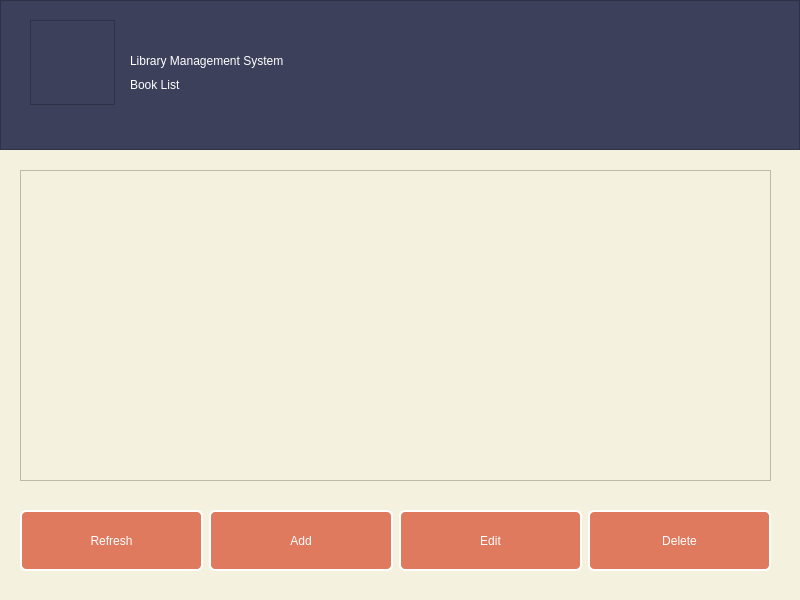
<?xml version="1.0" encoding="UTF-8"?>
<ui version="4.0">
 <class>BookList_Admin</class>
 <widget class="QWidget" name="BookList_Admin">
  <property name="geometry">
   <rect>
    <x>0</x>
    <y>0</y>
    <width>800</width>
    <height>600</height>
   </rect>
  </property>
  <property name="windowTitle">
   <string>Form</string>
  </property>
  <property name="styleSheet">
   <string notr="true">QWidget
{
	background-color: rgb(244, 241, 222);
	color: rgb(61, 64, 91);
}
QPushButton
{
	font: 10pt &quot;IRANYekan&quot;;
	background-color: rgb(224, 122, 95);
	color: rgb(255, 255, 255);
    border: 2px solid rgb(255, 255, 255);
    border-radius: 6px;
}
QPushButton:hover
{
	background-color: rgb(242, 204, 143);
}</string>
  </property>
  <widget class="QFrame" name="frame_top">
   <property name="geometry">
    <rect>
     <x>0</x>
     <y>0</y>
     <width>800</width>
     <height>150</height>
    </rect>
   </property>
   <property name="styleSheet">
    <string notr="true">background-color: rgb(61, 64, 91);
color: rgb(255, 255, 255);</string>
   </property>
   <property name="frameShape">
    <enum>QFrame::StyledPanel</enum>
   </property>
   <property name="frameShadow">
    <enum>QFrame::Raised</enum>
   </property>
   <widget class="QFrame" name="frame">
    <property name="geometry">
     <rect>
      <x>30</x>
      <y>20</y>
      <width>85</width>
      <height>85</height>
     </rect>
    </property>
    <property name="styleSheet">
     <string notr="true">image: url(:/icons/icons/bookshelves.png);</string>
    </property>
    <property name="frameShape">
     <enum>QFrame::StyledPanel</enum>
    </property>
    <property name="frameShadow">
     <enum>QFrame::Raised</enum>
    </property>
   </widget>
   <widget class="QLabel" name="label_title">
    <property name="geometry">
     <rect>
      <x>130</x>
      <y>45</y>
      <width>451</width>
      <height>31</height>
     </rect>
    </property>
    <property name="styleSheet">
     <string notr="true">font: 75 14pt &quot;IRANYekan&quot;;</string>
    </property>
    <property name="text">
     <string>Library Management System</string>
    </property>
   </widget>
   <widget class="QLabel" name="label">
    <property name="geometry">
     <rect>
      <x>130</x>
      <y>75</y>
      <width>320</width>
      <height>20</height>
     </rect>
    </property>
    <property name="styleSheet">
     <string notr="true">font: 25 10pt &quot;IRANYekan Light&quot;;</string>
    </property>
    <property name="text">
     <string>Book List</string>
    </property>
   </widget>
  </widget>
  <widget class="QTableWidget" name="tableWidget">
   <property name="geometry">
    <rect>
     <x>20</x>
     <y>170</y>
     <width>751</width>
     <height>311</height>
    </rect>
   </property>
  </widget>
  <widget class="QWidget" name="horizontalLayoutWidget">
   <property name="geometry">
    <rect>
     <x>20</x>
     <y>510</y>
     <width>751</width>
     <height>61</height>
    </rect>
   </property>
   <layout class="QHBoxLayout" name="horizontalLayout">
    <item>
     <widget class="QPushButton" name="pushButton_4">
      <property name="sizePolicy">
       <sizepolicy hsizetype="Expanding" vsizetype="Expanding">
        <horstretch>0</horstretch>
        <verstretch>0</verstretch>
       </sizepolicy>
      </property>
      <property name="text">
       <string>Refresh</string>
      </property>
     </widget>
    </item>
    <item>
     <widget class="QPushButton" name="pushButton">
      <property name="sizePolicy">
       <sizepolicy hsizetype="Expanding" vsizetype="Expanding">
        <horstretch>0</horstretch>
        <verstretch>0</verstretch>
       </sizepolicy>
      </property>
      <property name="text">
       <string>Add</string>
      </property>
     </widget>
    </item>
    <item>
     <widget class="QPushButton" name="pushButton_2">
      <property name="sizePolicy">
       <sizepolicy hsizetype="Expanding" vsizetype="Expanding">
        <horstretch>0</horstretch>
        <verstretch>0</verstretch>
       </sizepolicy>
      </property>
      <property name="text">
       <string>Edit</string>
      </property>
     </widget>
    </item>
    <item>
     <widget class="QPushButton" name="pushButton_3">
      <property name="sizePolicy">
       <sizepolicy hsizetype="Expanding" vsizetype="Expanding">
        <horstretch>0</horstretch>
        <verstretch>0</verstretch>
       </sizepolicy>
      </property>
      <property name="text">
       <string>Delete</string>
      </property>
     </widget>
    </item>
   </layout>
  </widget>
 </widget>
 <resources/>
 <connections/>
</ui>
